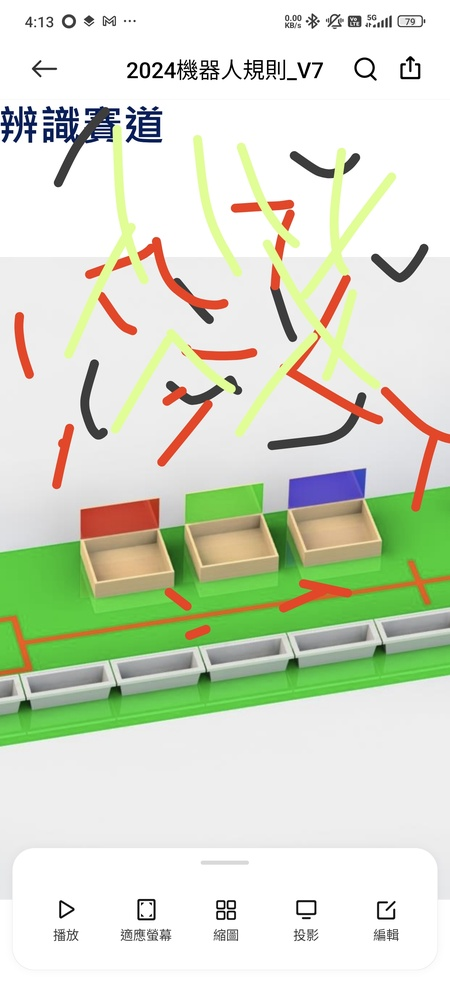
#> input picture goose_weight/images/boxes.jpg, 450 x 1000 px, shrunk from 1220 x 2712 before the run, given in place of the camera
$ python test_2.py
#> lines starting #> are read from the running program, lines starting #| are printed output that depends on the picture; after the words box and inside, x2 and y2 are one past the last pixel; in counts of white or black regions, pixels touching at a corner belong together
import cv2
import numpy as np

# 開啟視頻捕捉，0 是內建攝像頭，1 是外接攝像頭
cap = cv2.VideoCapture(0)

# 設定藍色範圍
lower_blue = np.array([100, 150, 0])  # 藍色範圍的低值 (H, S, V)
upper_blue = np.array([140, 255, 255])  # 藍色範圍的高值 (H, S, V)

# 設定紅色範圍（紅色需要分兩個範圍處理，因為它跨越了 0 度）
lower_red1 = np.array([0, 120, 70])
upper_red1 = np.array([10, 255, 255])
lower_red2 = np.array([170, 120, 70])
upper_red2 = np.array([180, 255, 255])

# 設定綠色範圍
lower_green = np.array([35, 100, 100])  # 綠色範圍的低值 (H, S, V)
upper_green = np.array([85, 255, 255])  # 綠色範圍的高值 (H, S, V)

while True:
    # 讀取一幀影像
    ret, frame = cap.read()
#> frame is the input picture: shape (1000, 450, 3); mean B, G, R 202.5, 222, 214.4
    if not ret:
        print("無法讀取影像")
        break

    # 將影像從 BGR 轉換為 HSV
    hsv = cv2.cvtColor(frame, cv2.COLOR_BGR2HSV)
#> hsv: shape (1000, 450, 3); mean H, S, V 23.3, 35.1, 228.2

    # 創建藍色遮罩
    mask_blue = cv2.inRange(hsv, lower_blue, upper_blue)
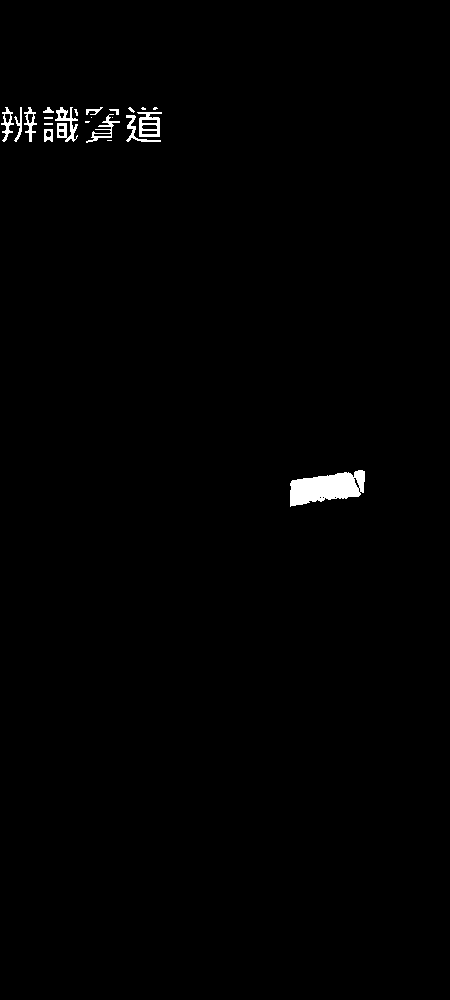
#> mask_blue: shape (1000, 450); 0.83% white; 22 white regions (10 under 20 px), largest, box (x1, y1, x2, y2) and area: (290, 470, 365, 507) 1820, (55, 107, 78, 142) 382, (137, 112, 162, 137) 330

    # 創建紅色遮罩（需要合併兩個範圍的遮罩）
    mask_red1 = cv2.inRange(hsv, lower_red1, upper_red1)
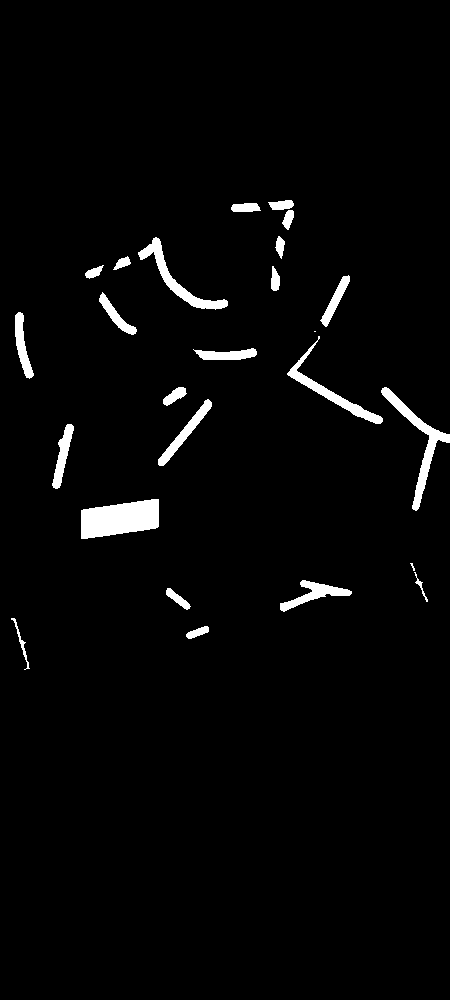
#> mask_red1: shape (1000, 450); 2.6% white; 25 white regions (2 under 20 px), largest, box (x1, y1, x2, y2) and area: (81, 499, 159, 539) 2329, (381, 387, 450, 511) 1369, (138, 237, 228, 310) 1145
    mask_red2 = cv2.inRange(hsv, lower_red2, upper_red2)
#> mask_red2: shape (1000, 450); every value is 0
    mask_red = cv2.bitwise_or(mask_red1, mask_red2)

    # 創建綠色遮罩
    mask_green = cv2.inRange(hsv, lower_green, upper_green)
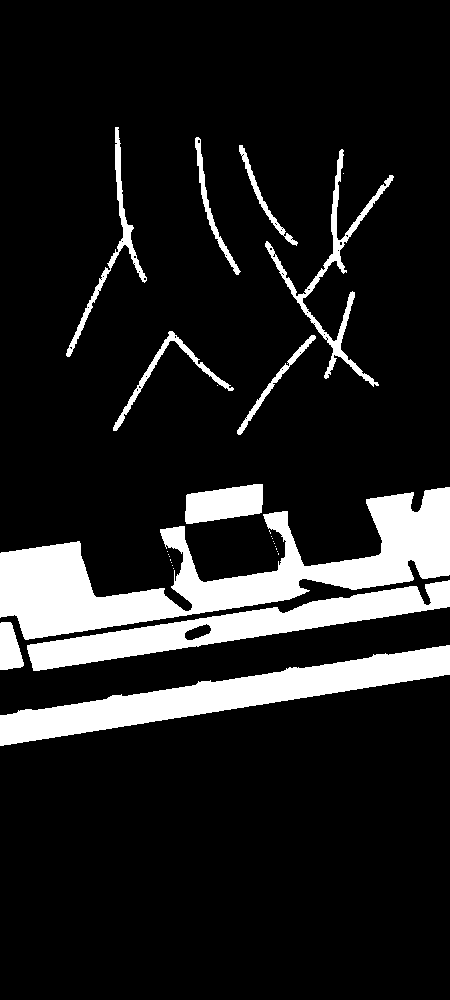
#> mask_green: shape (1000, 450); 13.1% white; 29 white regions (18 under 20 px), largest, box (x1, y1, x2, y2) and area: (0, 487, 450, 640) 23802, (0, 645, 450, 746) 13769, (27, 580, 450, 671) 10846

    # 使用遮罩過濾出原影像中的顏色區域
    result_blue = cv2.bitwise_and(frame, frame, mask=mask_blue)
    result_red = cv2.bitwise_and(frame, frame, mask=mask_red)
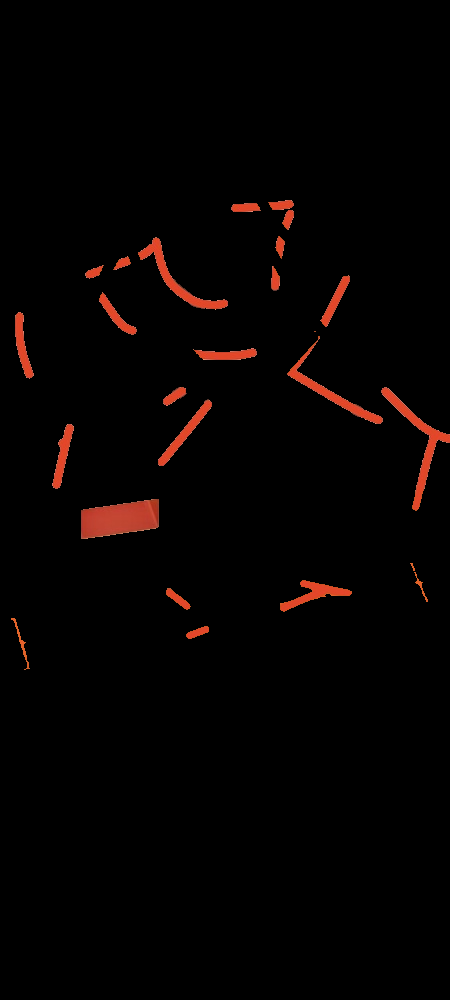
#> result_red: shape (1000, 450, 3); mean B, G, R 1.3, 2, 5.6
    result_green = cv2.bitwise_and(frame, frame, mask=mask_green)
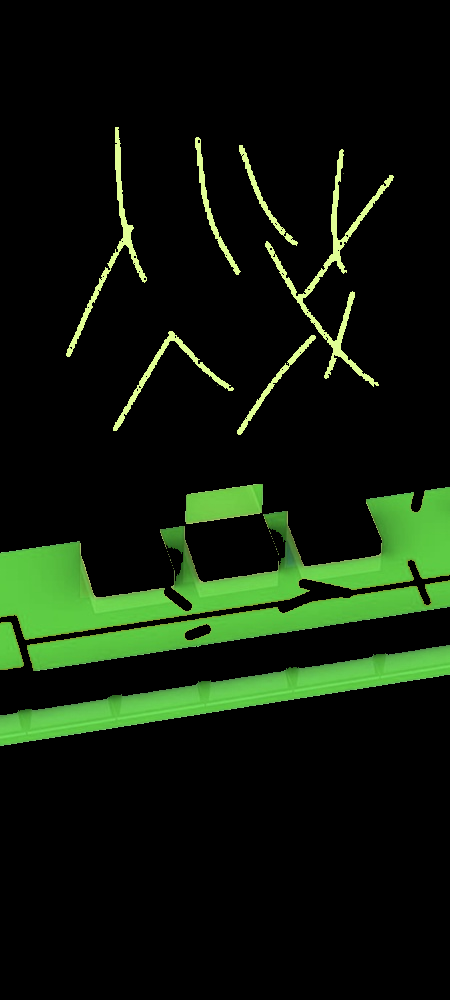
#> result_green: shape (1000, 450, 3); mean B, G, R 10.4, 26.2, 14.5

    # 顯示原影像
    cv2.imshow('Original', frame)

    # 顯示藍色的遮罩和結果
    #cv2.imshow('Blue Mask', mask_blue)
    cv2.imshow('Blue Result', result_blue)

    # 顯示紅色的遮罩和結果
    #cv2.imshow('Red Mask', mask_red)
    cv2.imshow('Red Result', result_red)

    # 顯示綠色的遮罩和結果
    #cv2.imshow('Green Mask', mask_green)
    cv2.imshow('Green Result', result_green)

    # 按 'q' 鍵退出
    if cv2.waitKey(1) & 0xFF == ord('q'):
#> (key q is pressed here)
        break

# 釋放攝像頭資源並關閉所有視窗
cap.release()
cv2.destroyAllWindows()
